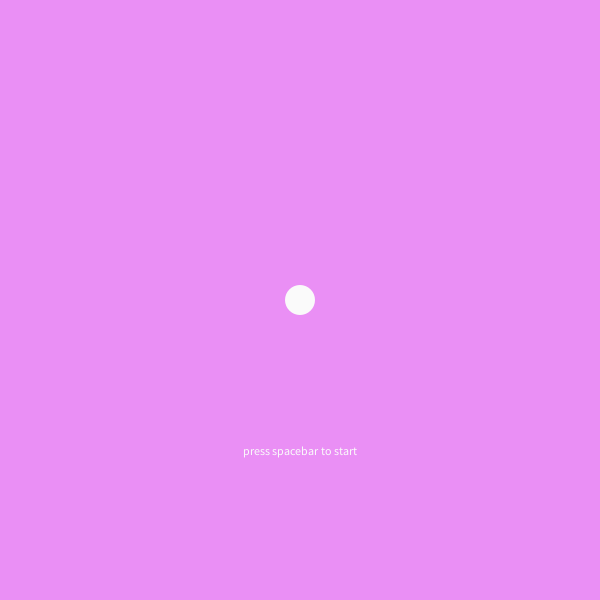
Frame 1 (no input)
Frame 60 (the mouse pressed at the canvas centre just before this capture): identical to frame 1, image omitted
Frame 120 (the mouse held since frame 60 and released just before this capture): identical to frame 1, image omitted

The Processing sketch that drew this single still picture (run headless with seeded random() and noise(); from frame 60 on, the mouse is pressed at the canvas centre):

// Processing sketch: Midterm_4
// ── Midterm_4.pde
int state = 0;

PVector pos, vel, vel2, accel, gravity;

float mass;

int x, y;

void setup() {
  size(600, 600);
  textAlign(CENTER, CENTER);
  rectMode(CENTER);
  fill(250);
  noStroke();
  mass = 30;
  pos = new PVector(width/2, height/2);
  vel = new PVector(1, 0); 
  vel2 = new PVector (2, 0);
  accel = new PVector(0, 1);
  gravity = new PVector(0, .5);
}

void draw() {
  switch (state) {
  case 0:
    drawIntro();
    break;
  case 1:
    drawScene1();
    break;
  case 2:
    drawScene2();
    break;
  case 3:
    drawScene3();
    break;
  case 4:
    drawEnding();
  default:
    break;
  }
}

void keyPressed() {
  switch (state) {
  case 0:
    if (key == ' ') {
      state = 1;
    }
    break;
  case 1:
    if (key == 'a') {
      state = 2;
    } else if (key == 'z') {
      state = 0;
    }
    break;
  case 2:
    if (key == ' ') {
      state = 4;
    }
    break;
  case 3:
    if (key == ' ') {
      state = 4;
    }
    break;
  case 4:
    if (key == 'r') {
      state = 0;
    }
  default:
    break;
  }
}

void drawIntro() {
  background(#EA8FF5);

  ellipse(pos.x, pos.y, mass, mass);
  text("press spacebar to start", width/2, height- 150);

  // side bounce
  if (pos.x >= width-mass || pos.x <=mass/2) {
    vel.x = -vel.x;
  }

  //Bounce
  if (pos.y >= height) {
    vel.y = -vel.y;
  }
}

void drawScene1() {
  background(200, 120, 0);

  ellipse(pos.x, pos.y, mass, mass);
  pos.add(vel); 

  // side bounce
  if (pos.x >= width-mass || pos.x <=mass/2) {
    vel.x = -vel.x;
  }

  //Bounce
  if (pos.y >= height || pos.y <= mass/2) {
    vel.y = -vel.y;
  }

  textSize(24);
  text("to add acceleration, press a", width/2, height/2);
  text("to go back, press z", width/2, height/2 + 50);
}

void drawScene2() {
  background(120, 0, 200);


  ellipse(pos.x, pos.y, mass, mass);

  pos.add(vel); 
  vel.add(accel); 


  if (pos.x >= width-mass || pos.x <=mass/2) {
    vel.x = -vel.x;
  }

  if (pos.y >= height || pos.y <= mass/2) {
    vel.y = -vel.y;
  }

  text("press spacebar to add gravity", width/2, height- 150);
}

void drawScene3() {
  background(0, 120, 200);
  
  ellipse(pos.x, pos.y, mass, mass);
  pos.add(vel); 

  if (pos.x >= width-mass || pos.x <=mass/2) {
    vel.x = -vel.x;
  }

  if (pos.y >= height || pos.y <= mass/2) {
    vel.y = -vel.y;
  }
}

void drawEnding() {
  background(10);

  ellipse(pos.x, pos.y, mass, mass);
  pos.add(vel); 
  vel.add(gravity);

  if (pos.x >= width-mass || pos.x <=mass/2) {
    vel.x = -vel.x;
  }

  if (pos.y >= height || pos.y <= mass/2) {
    vel.y = -vel.y;
  }

  textSize(24);
  text("press r to restart", width/2, height- 150);
}
